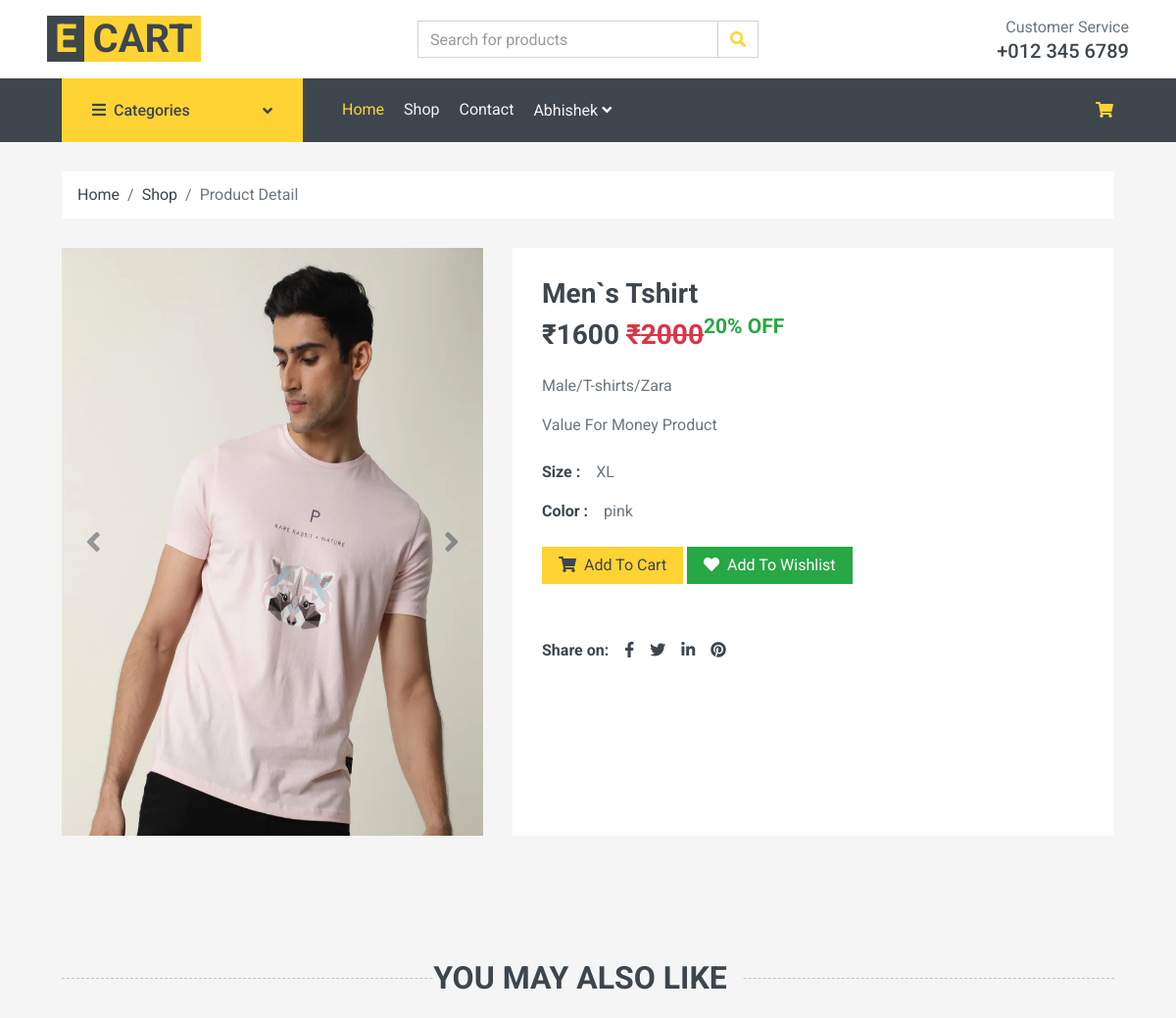
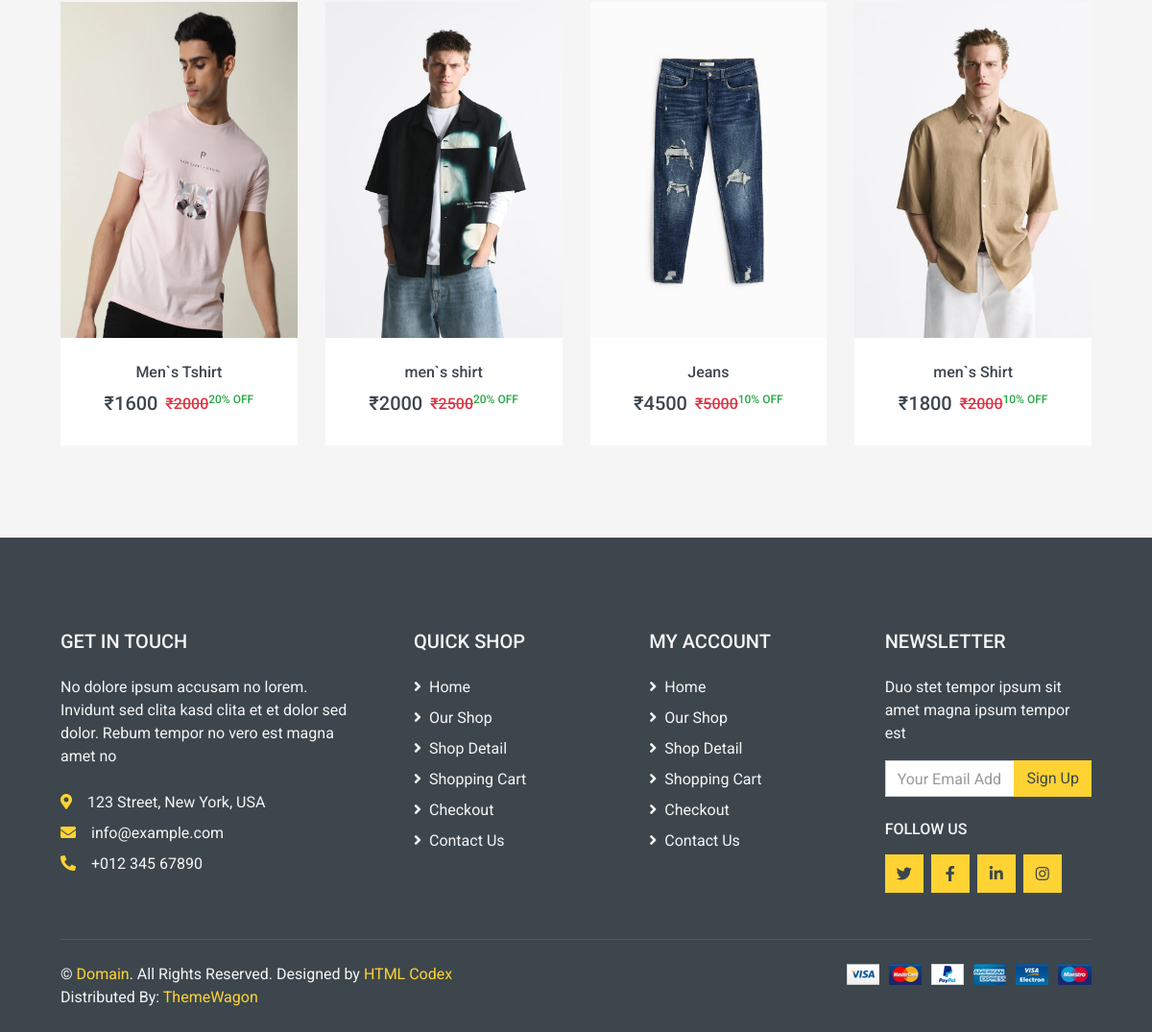
The app's page /single-product/1 (signed in) with its own data (2 pictures, top to bottom).
### mainApp/models.py (models this page shows, shortened)
class Product(models.Model):
    id = models.AutoField(primary_key=True)
    name = models.CharField(max_length=30)
    maincategory = models.ForeignKey(Maincategory, on_delete=models.CASCADE)
    subcategory = models.ForeignKey(Subcategory, on_delete=models.CASCADE)
    brand = models.ForeignKey(Brand, on_delete=models.CASCADE)
    color = models.CharField(max_length=20)
    size = models.CharField(max_length=20)
    baseprice = models.IntegerField()
    discount = models.IntegerField()
    finalprice = models.IntegerField()
    stock = models.BooleanField(default=True)
    description = models.TextField()
    pic1 = models.ImageField(upload_to="products")
    pic2 = models.ImageField(upload_to="products",
                             default=None, null=True, blank=True)
    pic3 = models.ImageField(upload_to="products",
                             default=None, null=True, blank=True)
    pic4 = models.ImageField(upload_to="products",
                             default=None, null=True, blank=True)

class Maincategory(models.Model):
    id = models.AutoField(primary_key=True)
    name = models.CharField(max_length=30)
    def __str__(self):
        return self.name

class Subcategory(models.Model):
    id = models.AutoField(primary_key=True)
    name = models.CharField(max_length=30)
    def __str__(self):
        return self.name

class Brand(models.Model):
    id = models.AutoField(primary_key=True)
    name = models.CharField(max_length=30)
    pic = models.ImageField(
        upload_to="brands", default=None, null=True, blank=True)
    def __str__(self):
        return self.name

### mainApp/views.py (the view)
# urls.py: path("single-product/<int:id>", mainApp.singleProductPage),
def singleProductPage(Request, id):
    data = Product.objects.get(id=id)
    relatedProducts = Product.objects.filter(
        maincategory=Maincategory.objects.get(name=data.maincategory)
    )
    return render(
        Request, "detail.html", {"data": data, "relatedProducts": relatedProducts}
    )

### mainApp/templates/detail.html (shortened to what this page needs)
{% extends 'index.html'%}
{% load static %}
{% block body %}
<div class="container-fluid">
    <div class="row px-xl-5">
        <div class="col-12">
            <nav class="breadcrumb bg-light mb-30">
                <a class="breadcrumb-item text-dark" href="/">Home</a>
                <a class="breadcrumb-item text-dark" href="/shop/All/All/All/">Shop</a>
                <span class="breadcrumb-item active">Product Detail</span>
            </nav>
        </div>
    </div>
</div>
<div class="container-fluid pb-5">
    <div class="row px-xl-5">
        <div class="col-lg-5 mb-30">
            <div id="product-carousel" class="carousel slide" data-ride="carousel">
                <div class="carousel-inner bg-light">
                    <div class="carousel-item active">
                        <img class="w-100" src="{{data.pic1.url}}" height="600px" alt="Image">
                    </div>
                </div>
                <a class="carousel-control-prev" href="#product-carousel" data-slide="prev">
                    <i class="fa fa-2x fa-angle-left text-dark"></i>
                </a>
                <a class="carousel-control-next" href="#product-carousel" data-slide="next">
                    <i class="fa fa-2x fa-angle-right text-dark"></i>
                </a>
            </div>
        </div>
        <div class="col-lg-7 h-auto mb-30">
            <div class="h-100 bg-light p-30">
                <h3>{{data.name}}</h3>
                <h3 class="font-weight-semi-bold mb-4">&#8377;{{data.finalprice}} <del
                        class="text-danger">&#8377;{{data.baseprice}}</del><sup class="text-success">{{data.discount}}%
                        OFF</sup></h3>
                <p>{{data.maincategory}}/{{data.subcategory}}/{{data.brand}}</p>
                <p class="mb-4">{{data.description}}</p>
                <div class="d-flex mb-3">
                    <strong class="text-dark mr-3">Size :</strong>
                    {{data.size}}
                </div>
                <div class="d-flex mb-4">
                    <strong class="text-dark mr-3">Color :</strong>
                    {{data.color}}
                </div>
                <a class="btn btn-primary px-3" href="/add-to-cart/{{data.id}}/"><i
                        class="fa fa-shopping-cart mr-1"></i> Add To
                    Cart</a>
                <a class="btn btn-success px-3" href="/add-to-wishlist/{{data.id}}/"><i class="fa fa-heart mr-1 "></i>
                    Add To
                    Wishlist</a>
                <div class="d-flex pt-2 mt-5">
                    <strong class="text-dark mr-2">Share on:</strong>
                    <div class="d-inline-flex">
                        <a class="text-dark px-2" href="">
                            <i class="fab fa-facebook-f"></i>
                        </a>
                        <a class="text-dark px-2" href="">
                            <i class="fab fa-twitter"></i>
                        </a>
                        <a class="text-dark px-2" href="">
                            <i class="fab fa-linkedin-in"></i>
                        </a>
                        <a class="text-dark px-2" href="">
                            <i class="fab fa-pinterest"></i>
                        </a>
                    </div>
                </div>
            </div>
        </div>
    </div>
</div>
<div class="container-fluid py-5">
    <h2 class="section-title position-relative text-center text-uppercase mx-xl-5 mb-4"><span
            class="bg-secondary pr-3">You May
            Also Like</span></h2>
    <div class="row px-xl-5">
        <div class="col">
            <div class="owl-carousel related-carousel">
                {% for items in relatedProducts %}
                <div class="product-item bg-light">
                    <div class="product-img position-relative overflow-hidden">
                        <a href="/single-product/{{items.id}}"><img class="" src="{{items.pic1.url}}"
                                style="height: 350px;" width="100%" alt="">
                        </a>
                    </div>
                    <div class="text-center py-4">
                        <a class="h6 text-decoration-none text-truncate"
                            href="/single-product/{{items.id}}">{{items.name}}</a>
                        <div class="d-flex align-items-center justify-content-center mt-2">
                            <h5>&#8377;{{items.finalprice}}</h5>
                            <h6 class="text-muted ml-2 "><del class="text-danger">&#8377;{{items.baseprice}}</del><sup
                                    class="text-success">{{items.discount}}% OFF</sup></h6>
                        </div>
                    </div>
                </div>
                {% endfor %}
            </div>
        </div>
    </div>
</div>
{% endblock %}

### mainApp/templates/index.html (shortened to what this page needs)
{% load static %}
<!DOCTYPE html>
<html lang="en">
<head>
    <link href="https://cdnjs.cloudflare.com/ajax/libs/font-awesome/5.10.0/css/all.min.css" rel="stylesheet">
    <link href="/static/lib/animate/animate.min.css" rel="stylesheet">
    <link href="/static/lib/owlcarousel/assets/owl.carousel.min.css" rel="stylesheet">
    <link href="/static/css/style.css" rel="stylesheet">
</head>
<body>
    <div class="row align-items-center bg-light py-3 px-xl-5 d-none d-lg-flex">
        <div class="col-lg-4">
            <a href="" class="text-decoration-none">
                <span class="h1 text-uppercase text-primary bg-dark px-2">E</span>
                <span class="h1 text-uppercase text-dark bg-primary px-2 ml-n1">Cart</span>
            </a>
        </div>
        <div class="col-lg-4 col-6 text-left">
            <form action="/search/" method="post">
                <div class="input-group">
                    <input type="text" name="search" class="form-control" placeholder="Search for products">
                    <div class="input-group-append">
                        <span class="input-group-text bg-transparent text-primary">
                            <i class="fa fa-search"></i>
                        </span>
                    </div>
                </div>
            </form>
        </div>
        <div class="col-lg-4 col-6 text-right">
            <p class="m-0">Customer Service</p>
            <h5 class="m-0">+012 345 6789</h5>
        </div>
    </div>
    <div class="container-fluid bg-dark mb-30 sticky-top">
        <div class="row px-xl-5">
            <div class="col-lg-3 d-none d-lg-block">
                <a class="btn d-flex align-items-center justify-content-between bg-primary w-100" data-toggle="collapse"
                    href="#navbar-vertical" style="height: 65px; padding: 0 30px;">
                    <h6 class="text-dark m-0"><i class="fa fa-bars mr-2"></i>Categories</h6>
                    <i class="fa fa-angle-down text-dark"></i>
                </a>
            </div>
            <div class="col-lg-9">
                <nav class="navbar navbar-expand-lg bg-dark navbar-dark py-3 py-lg-0 px-0">
                    <div class="collapse navbar-collapse justify-content-between" id="navbarCollapse">
                        <div class="navbar-nav mr-auto py-0">
                            <a href="/" class="nav-item nav-link active">Home</a>
                            <a href="/shop/All/All/All/" class="nav-item nav-link">Shop</a>
                            <a href="/contact/" class="nav-item nav-link">Contact</a>
                            {% if request.user.is_authenticated %}
                            <div class="nav-item dropdown">
                                <a href="#" class="nav-link dropdown-toggle" data-toggle="dropdown"><span
                                        style="text-transform: capitalize;">{{request.user.username}}</span> <i
                                        class="fa fa-angle-down mt-1"></i></a>
                            </div>
                            {% else %}
                            <a href="/login/" class="nav-item nav-link">Login</a>
                            {% endif %}
                        </div>
                        <div class="navbar-nav ml-auto py-0 d-none d-lg-block">
                            <a href="/cart/" class="btn px-0 ml-3">
                                <i class="fas fa-shopping-cart text-primary"></i>
                            </a>
                        </div>
                    </div>
                </nav>
            </div>
        </div>
    </div>
    {% block body %}{% endblock %}
    <div class="container-fluid bg-dark text-secondary mt-5 pt-5">
        <div class="row px-xl-5 pt-5">
            <div class="col-lg-4 col-md-12 mb-5 pr-3 pr-xl-5">
                <h5 class="text-secondary text-uppercase mb-4">Get In Touch</h5>
                <p class="mb-4">No dolore ipsum accusam no lorem. Invidunt sed clita kasd clita et et dolor sed dolor.
                    Rebum tempor no vero est magna amet no</p>
                <p class="mb-2"><i class="fa fa-map-marker-alt text-primary mr-3"></i>123 Street, New York, USA</p>
                <p class="mb-2"><i class="fa fa-envelope text-primary mr-3"></i>info@example.com</p>
                <p class="mb-0"><i class="fa fa-phone-alt text-primary mr-3"></i>+012 345 67890</p>
            </div>
            <div class="col-lg-8 col-md-12">
                <div class="row">
                    <div class="col-md-4 mb-5">
                        <h5 class="text-secondary text-uppercase mb-4">Quick Shop</h5>
                        <div class="d-flex flex-column justify-content-start">
                            <a class="text-secondary mb-2" href="#"><i class="fa fa-angle-right mr-2"></i>Home</a>
                            <a class="text-secondary mb-2" href="#"><i class="fa fa-angle-right mr-2"></i>Our Shop</a>
                            <a class="text-secondary mb-2" href="#"><i class="fa fa-angle-right mr-2"></i>Shop
                                Detail</a>
                            <a class="text-secondary mb-2" href="#"><i class="fa fa-angle-right mr-2"></i>Shopping
                                Cart</a>
                            <a class="text-secondary mb-2" href="#"><i class="fa fa-angle-right mr-2"></i>Checkout</a>
                            <a class="text-secondary" href="#"><i class="fa fa-angle-right mr-2"></i>Contact Us</a>
                        </div>
                    </div>
                    <div class="col-md-4 mb-5">
                        <h5 class="text-secondary text-uppercase mb-4">My Account</h5>
                        <div class="d-flex flex-column justify-content-start">
                            <a class="text-secondary mb-2" href="#"><i class="fa fa-angle-right mr-2"></i>Home</a>
                            <a class="text-secondary mb-2" href="#"><i class="fa fa-angle-right mr-2"></i>Our Shop</a>
                            <a class="text-secondary mb-2" href="#"><i class="fa fa-angle-right mr-2"></i>Shop
                                Detail</a>
                            <a class="text-secondary mb-2" href="#"><i class="fa fa-angle-right mr-2"></i>Shopping
                                Cart</a>
                            <a class="text-secondary mb-2" href="#"><i class="fa fa-angle-right mr-2"></i>Checkout</a>
                            <a class="text-secondary" href="#"><i class="fa fa-angle-right mr-2"></i>Contact Us</a>
                        </div>
                    </div>
                    <div class="col-md-4 mb-5">
                        <h5 class="text-secondary text-uppercase mb-4">Newsletter</h5>
                        <p>Duo stet tempor ipsum sit amet magna ipsum tempor est</p>
                        <form action="">
                            <div class="input-group">
                                <input type="text" class="form-control" placeholder="Your Email Address">
                                <div class="input-group-append">
                                    <button class="btn btn-primary">Sign Up</button>
                                </div>
                            </div>
                        </form>
                        <h6 class="text-secondary text-uppercase mt-4 mb-3">Follow Us</h6>
                        <div class="d-flex">
                            <a class="btn btn-primary btn-square mr-2" href="#"><i class="fab fa-twitter"></i></a>
                            <a class="btn btn-primary btn-square mr-2" href="#"><i class="fab fa-facebook-f"></i></a>
                            <a class="btn btn-primary btn-square mr-2" href="#"><i class="fab fa-linkedin-in"></i></a>
                            <a class="btn btn-primary btn-square" href="#"><i class="fab fa-instagram"></i></a>
                        </div>
                    </div>
                </div>
            </div>
        </div>
        <div class="row border-top mx-xl-5 py-4" style="border-color: rgba(256, 256, 256, .1) !important;">
            <div class="col-md-6 px-xl-0">
                <p class="mb-md-0 text-center text-md-left text-secondary">
                    &copy; <a class="text-primary" href="#">Domain</a>. All Rights Reserved. Designed
                    by
                    <a class="text-primary" href="https://htmlcodex.com">HTML Codex</a>
                    <br>Distributed By: <a href="https://themewagon.com" target="_blank">ThemeWagon</a>
                </p>
            </div>
            <div class="col-md-6 px-xl-0 text-center text-md-right">
                <img class="img-fluid" src="/static/img/payments.png" alt="">
            </div>
        </div>
    </div>
</body>
</html>

### records on screen
Product: pic1 (picture), name "Men`s Tshirt", finalprice "1600", baseprice "2000", discount "20", maincategory "Male", subcategory "T-shirts", brand "Zara", description "Value For Money Product", size "XL", color "pink"
Product: pic1 (picture), name "men`s shirt", finalprice "2000", baseprice "2500", discount "20"
Product: pic1 (picture), name "Jeans", finalprice "4500", baseprice "5000", discount "10"
Product: pic1 (picture), name "men`s Shirt", finalprice "1800", baseprice "2000", discount "10"

### other values on screen
{{ request.user.username }} "Abhishek"
